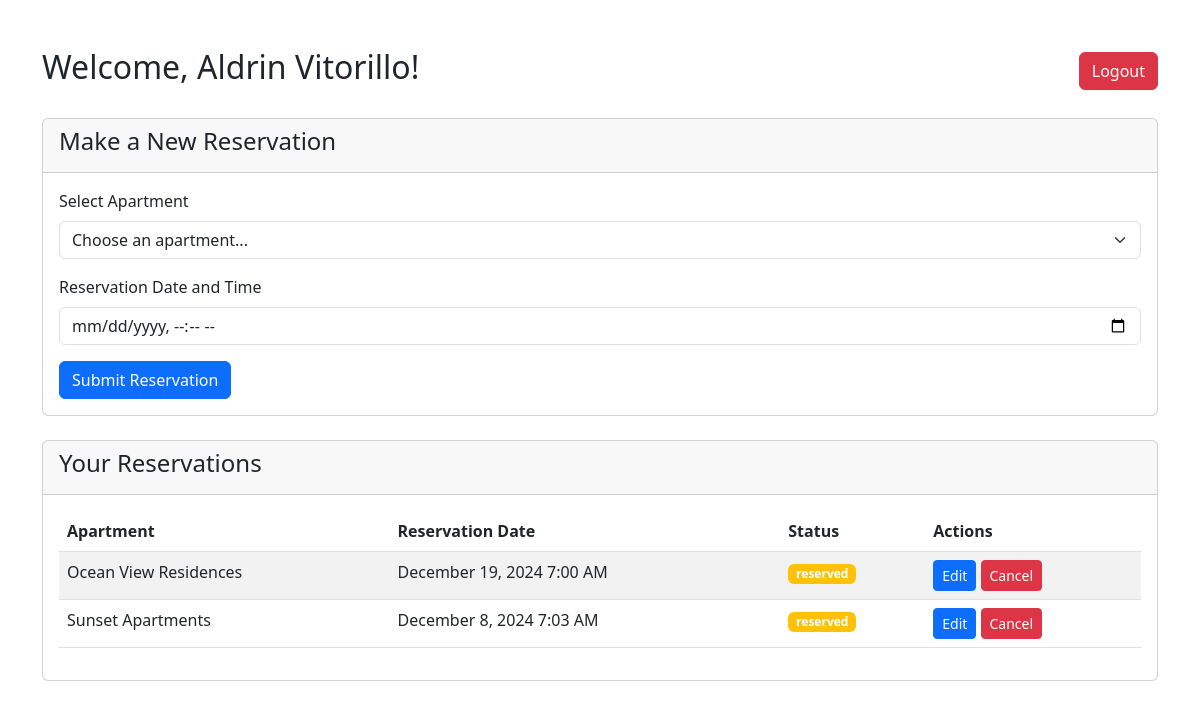
Page /USERS/dashboard.php (signed in) on the committed database.
### tables this page shows
CREATE TABLE `users` (
  `id` int(11) NOT NULL,
  `name` varchar(50) NOT NULL,
  `lastname` varchar(50) NOT NULL,
  `email` varchar(100) NOT NULL,
  `password` varchar(255) NOT NULL,
  `created_at` timestamp NOT NULL DEFAULT current_timestamp()
);

CREATE TABLE `reservations` (
  `id` int(11) NOT NULL,
  `user_id` int(11) NOT NULL,
  `apartment_id` int(11) NOT NULL,
  `reservation_date` timestamp NOT NULL DEFAULT current_timestamp(),
  `status` enum('reserved','canceled') DEFAULT 'reserved'
);

CREATE TABLE `apartments` (
  `id` int(11) NOT NULL,
  `name` varchar(255) NOT NULL,
  `location` varchar(255) NOT NULL,
  `price` decimal(10,2) NOT NULL,
  `available` tinyint(1) DEFAULT 1,
  `created_at` timestamp NOT NULL DEFAULT current_timestamp()
);

### USERS/dashboard.php (the view, shortened to what this page needs)
<?php
require_once('../includes/db_connection.php');
$user_id = $_SESSION['user_id'];
$user_sql = "SELECT name, lastname FROM users WHERE id = ?";
$user_stmt = $conn->prepare($user_sql);
$user_stmt->bind_param("i", $user_id);
$user_stmt->execute();
$user_result = $user_stmt->get_result();
$user = $user_result->fetch_assoc();
$user_fullname = htmlspecialchars(ucwords(strtolower($user['name'] . " " . $user['lastname'])));
$user_id = $_SESSION['user_id'];
$reservations_sql = "SELECT r.*, a.name as apartment_name
                     FROM reservations r
                     JOIN apartments a ON r.apartment_id = a.id
                     WHERE r.user_id = ?
                     ORDER BY r.reservation_date DESC";
$stmt = $conn->prepare($reservations_sql);
$stmt->bind_param("i", $user_id);
$stmt->execute();
$reservations_result = $stmt->get_result();
?>
<!DOCTYPE html>
<html lang="en">
<head>
    <link href="https://cdn.jsdelivr.net/npm/bootstrap@5.3.0/dist/css/bootstrap.min.css" rel="stylesheet">
</head>
<body>
    <div class="container mt-5">
        <div class="d-flex justify-content-between align-items-center mb-4">
            <h2>Welcome, <?php echo $user_fullname; ?>!</h2>
            <a href="logout.php" class="btn btn-danger">Logout</a>
        </div>
        <div class="card mb-4">
            <div class="card-header">
                <h4>Make a New Reservation</h4>
            </div>
            <div class="card-body">
                <form method="POST" action="">
                    <div class="mb-3">
                        <label for="apartment_id" class="form-label">Select Apartment</label>
                        <select class="form-select" name="apartment_id" required>
                            <option value="">Choose an apartment...</option>
                        </select>
                    </div>
                    <div class="mb-3">
                        <label for="reservation_date" class="form-label">Reservation Date and Time</label>
                        <input type="datetime-local"
                               class="form-control"
                               name="reservation_date"
                               min="<?php echo date('Y-m-d\TH:i'); ?>"
                               required>
                    </div>
                    <button type="submit" name="submit_reservation" class="btn btn-primary">Submit Reservation</button>
                </form>
            </div>
        </div>
        <div class="card">
            <div class="card-header">
                <h4>Your Reservations</h4>
            </div>
            <div class="card-body">
                <div class="table-responsive">
                    <table class="table table-striped">
                        <thead>
                            <tr>
                                <th>Apartment</th>
                                <th>Reservation Date</th>
                                <th>Status</th>
                                <th>Actions</th>
                            </tr>
                        </thead>
                        <tbody>
                            <?php while($reservation = $reservations_result->fetch_assoc()): ?>
                                <tr>
                                    <td><?php echo htmlspecialchars($reservation['apartment_name']); ?></td>
                                    <td><?php echo date('F j, Y g:i A', strtotime($reservation['reservation_date'])); ?></td>
                                    <td>
                                        <span class="badge <?php echo $reservation['status'] == 'Confirmed' ? 'bg-success' :
                                            ($reservation['status'] == 'Cancelled' ? 'bg-danger' : 'bg-warning'); ?>">
                                            <?php echo $reservation['status']; ?>
                                        </span>
                                    </td>
                                    <td>
                                        <button type="button" class="btn btn-sm btn-primary" data-bs-toggle="modal"
                                                data-bs-target="#editModal<?php echo $reservation['id']; ?>">
                                            Edit
                                        </button>
                                        <form method="POST" action="" style="display: inline;">
                                            <button type="submit" name="delete_reservation" class="btn btn-sm btn-danger"
                                                    onclick="return confirm('Are you sure you want to cancel this reservation?')">
                                                Cancel
                                            </button>
                                        </form>
                                    </td>
                                </tr>
                            <?php endwhile; ?>
                        </tbody>
                    </table>
                </div>
            </div>
        </div>
    </div>
</body>
</html>

### rows in the picture
users: user_fullname "Aldrin Vitorillo"
reservations: apartment.name "Ocean View Residences", reservation_date "December 19, 2024 7:00 AM", status "reserved"
reservations: apartment.name "Sunset Apartments", reservation_date "December 8, 2024 7:03 AM", status "reserved"
